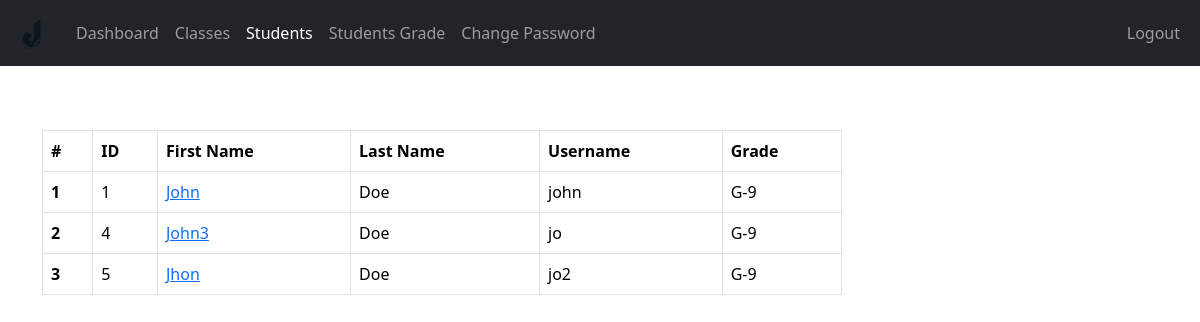
The page /Teacher/students_of_class.php?class_id=2 (signed in) on the database its author committed.
### tables this page shows
CREATE TABLE IF NOT EXISTS `students` (
  `student_id` int NOT NULL AUTO_INCREMENT,
  `username` varchar(127) NOT NULL,
  `password` varchar(255) NOT NULL,
  `fname` varchar(127) NOT NULL,
  `lname` varchar(255) NOT NULL,
  `grade` int NOT NULL,
  `section` int NOT NULL,
  `address` varchar(31) NOT NULL,
  `gender` varchar(7) NOT NULL,
  `email_address` varchar(255) NOT NULL,
  `date_of_birth` date NOT NULL,
  `date_of_joined` timestamp NULL DEFAULT CURRENT_TIMESTAMP,
  `parent_fname` varchar(127) NOT NULL,
  `parent_lname` varchar(127) NOT NULL,
  `parent_phone_number` varchar(31) NOT NULL,
  PRIMARY KEY (`student_id`),
  UNIQUE KEY `username` (`username`)
);

CREATE TABLE IF NOT EXISTS `grades` (
  `grade_id` int NOT NULL AUTO_INCREMENT,
  `grade` varchar(31) NOT NULL,
  `grade_code` varchar(7) NOT NULL,
  PRIMARY KEY (`grade_id`)
);

### Teacher/data/student.php (called while the page is built, shortened)
<?php
function getAllStudents($conn){
   $sql = "SELECT * FROM students";
   $stmt = $conn->prepare($sql);
   $stmt->execute();
   if ($stmt->rowCount() >= 1) {
     $students = $stmt->fetchAll();
     return $students;
   }else {
   	return 0;
   }
}

### Teacher/data/class.php (called while the page is built, shortened)
<?php
function getClassById($class_id, $conn){
   $sql = "SELECT * FROM class
           WHERE class_id=?";
   $stmt = $conn->prepare($sql);
   $stmt->execute([$class_id]);
   if ($stmt->rowCount() == 1) {
     $class = $stmt->fetch();
     return $class;
   }else {
    return 0;
   }
}

### Teacher/data/grade.php (called while the page is built, shortened)
<?php
function getGradeById($grade_id, $conn){
   $sql = "SELECT * FROM grades
           WHERE grade_id=?";
   $stmt = $conn->prepare($sql);
   $stmt->execute([$grade_id]);
   if ($stmt->rowCount() == 1) {
     $grade = $stmt->fetch();
     return $grade;
   }else {
    return 0;
   }
}

### Teacher/data/section.php (called while the page is built, shortened)
<?php
function getSectioById($section_id, $conn){
   $sql = "SELECT * FROM section
           WHERE section_id=?";
   $stmt = $conn->prepare($sql);
   $stmt->execute([$section_id]);
   if ($stmt->rowCount() == 1) {
     $section = $stmt->fetch();
     return $section;
   }else {
    return 0;
   }
}

### Teacher/students_of_class.php (the view, shortened to what this page needs)
<?php
if (isset($_SESSION['teacher_id']) &&
    isset($_SESSION['role'])) {
    if ($_SESSION['role'] == 'Teacher') {
       include "../DB_connection.php";
       include "data/student.php";
       include "data/grade.php";
       include "data/class.php";
       include "data/section.php";
       $class_id = $_GET['class_id'];
       $students = getAllStudents($conn);
       $class = getClassById($class_id, $conn);
 ?>
<!DOCTYPE html>
<html lang="en">
<head>
	<link rel="stylesheet" href="../css/bootstrap.min.css">
	<link rel="stylesheet" href="../css/style.css">
  <link rel="stylesheet" href="https://cdnjs.cloudflare.com/ajax/libs/font-awesome/4.7.0/css/font-awesome.min.css">
</head>
<body>
    <?php
    include "inc/navbar.php";
        if ($students != 0) {
     ?>
  <?php $i = 0; foreach ($students as $student ) {
       $g = getGradeById($class['grade'], $conn);
       $s = getSectioById($class['section'], $conn);
       if ($g['grade_id'] == $student['grade'] && $s['section_id'] == $student['section']) { $i++;
       if ($i == 1) {
    ?>
        <div class="container mt-5">
           <div class="table-responsive">
              <table class="table table-bordered mt-3 n-table">
                <thead>
                  <tr>
                    <th scope="col">#</th>
                    <th scope="col">ID</th>
                    <th scope="col">First Name</th>
                    <th scope="col">Last Name</th>
                    <th scope="col">Username</th>
                    <th scope="col">Grade</th>
                  </tr>
                </thead>
                <tbody>
              <?php } ?>
                  <tr>
                    <th scope="row"><?=$i?></th>
                    <td><?=$student['student_id']?></td>
                    <td>
                      <a href="student-grade.php?student_id=<?=$student['student_id']?>">
                        <?=$student['fname']?>
                      </a>
                    </td>
                    <td><?=$student['lname']?></td>
                    <td><?=$student['username']?></td>
                    <td>
                      <?php
                           $grade = $student['grade'];
                           $g_temp = getGradeById($grade, $conn);
                           if ($g_temp != 0) {
                              echo $g_temp['grade_code'].'-'.
                                     $g_temp['grade'];
                            }
                        ?>
                    </td>
                  </tr>
                <?php } } ?>
                </tbody>
              </table>
           </div>
         <?php } ?>
     </div>
</body>
</html>
<?php
  }else {
    header("Location: ../login.php");
    exit;
  }
}else {
	header("Location: ../login.php");
	exit;
}
?>

### css/style.css (style rules this page uses)
.n-table { max-width: 800px; }

### rows shown on the page
students: shows "ID", student_id "1", fname "John", lname "Doe", username "john", grades.grade_code "G", grades.grade "9"
students: student_id "4", fname "John3", lname "Doe", username "jo", grades.grade_code "G", grades.grade "9"
students: student_id "5", fname "Jhon", lname "Doe", username "jo2", grades.grade_code "G", grades.grade "9"
